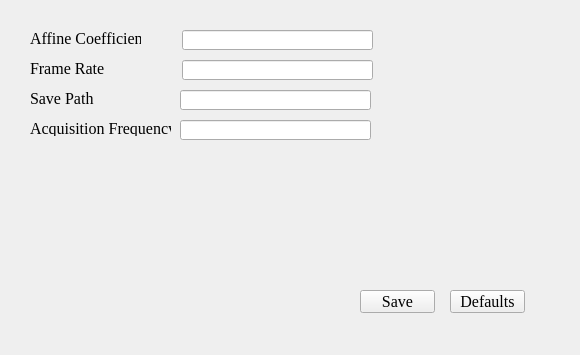
<?xml version="1.0" encoding="UTF-8"?>
<ui version="4.0">
 <class>ConfigurationClass</class>
 <widget class="QWidget" name="ConfigurationClass">
  <property name="geometry">
   <rect>
    <x>0</x>
    <y>0</y>
    <width>580</width>
    <height>355</height>
   </rect>
  </property>
  <property name="windowTitle">
   <string>Configuration</string>
  </property>
  <widget class="QLabel" name="label_affine">
   <property name="geometry">
    <rect>
     <x>30</x>
     <y>30</y>
     <width>111</width>
     <height>16</height>
    </rect>
   </property>
   <property name="font">
    <font>
     <family>Times New Roman</family>
     <pointsize>12</pointsize>
    </font>
   </property>
   <property name="text">
    <string>Affine Coefficient</string>
   </property>
  </widget>
  <widget class="QLineEdit" name="lineEdit_affine">
   <property name="geometry">
    <rect>
     <x>182</x>
     <y>30</y>
     <width>191</width>
     <height>20</height>
    </rect>
   </property>
  </widget>
  <widget class="QPushButton" name="pushButton_save">
   <property name="geometry">
    <rect>
     <x>360</x>
     <y>290</y>
     <width>75</width>
     <height>23</height>
    </rect>
   </property>
   <property name="font">
    <font>
     <family>Times New Roman</family>
     <pointsize>12</pointsize>
    </font>
   </property>
   <property name="text">
    <string>Save</string>
   </property>
  </widget>
  <widget class="QPushButton" name="pushButton_defaults">
   <property name="geometry">
    <rect>
     <x>450</x>
     <y>290</y>
     <width>75</width>
     <height>23</height>
    </rect>
   </property>
   <property name="font">
    <font>
     <family>Times New Roman</family>
     <pointsize>12</pointsize>
    </font>
   </property>
   <property name="text">
    <string>Defaults</string>
   </property>
  </widget>
  <widget class="QLineEdit" name="lineEdit_framerate">
   <property name="geometry">
    <rect>
     <x>182</x>
     <y>60</y>
     <width>191</width>
     <height>20</height>
    </rect>
   </property>
  </widget>
  <widget class="QLabel" name="label_framerate">
   <property name="geometry">
    <rect>
     <x>30</x>
     <y>60</y>
     <width>111</width>
     <height>16</height>
    </rect>
   </property>
   <property name="font">
    <font>
     <family>Times New Roman</family>
     <pointsize>12</pointsize>
    </font>
   </property>
   <property name="text">
    <string>Frame Rate</string>
   </property>
  </widget>
  <widget class="QLabel" name="label_savepath">
   <property name="geometry">
    <rect>
     <x>30</x>
     <y>90</y>
     <width>111</width>
     <height>16</height>
    </rect>
   </property>
   <property name="font">
    <font>
     <family>Times New Roman</family>
     <pointsize>12</pointsize>
    </font>
   </property>
   <property name="text">
    <string>Save Path</string>
   </property>
  </widget>
  <widget class="QLineEdit" name="lineEdit_savepath">
   <property name="geometry">
    <rect>
     <x>180</x>
     <y>90</y>
     <width>191</width>
     <height>20</height>
    </rect>
   </property>
  </widget>
  <widget class="QLabel" name="label_acqf">
   <property name="geometry">
    <rect>
     <x>30</x>
     <y>120</y>
     <width>141</width>
     <height>16</height>
    </rect>
   </property>
   <property name="font">
    <font>
     <family>Times New Roman</family>
     <pointsize>12</pointsize>
    </font>
   </property>
   <property name="text">
    <string>Acquisition Frequency</string>
   </property>
  </widget>
  <widget class="QLineEdit" name="lineEdit_acqf">
   <property name="geometry">
    <rect>
     <x>180</x>
     <y>120</y>
     <width>191</width>
     <height>20</height>
    </rect>
   </property>
  </widget>
 </widget>
 <resources/>
 <connections/>
</ui>
